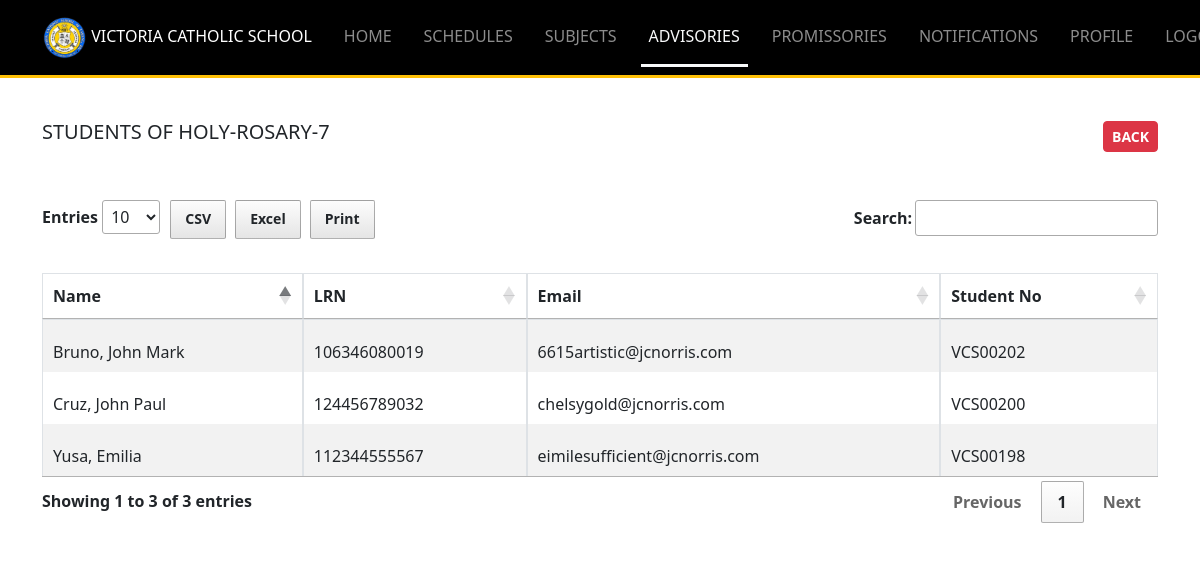
/Resources/views/teacher/advisory_students.php?id=28 (signed in), run on the app's committed database.
### tables this page shows
CREATE TABLE `sections` (
  `id` int(11) NOT NULL,
  `name` varchar(255) DEFAULT NULL,
  `grade` enum('7','8','9','10','SECTION') DEFAULT NULL,
  `advisory_teacher_id` int(11) NOT NULL DEFAULT 0,
  `created_at` timestamp NOT NULL DEFAULT current_timestamp(),
  `updated_at` timestamp NOT NULL DEFAULT current_timestamp() ON UPDATE current_timestamp()
);

CREATE TABLE `users` (
  `id` int(11) NOT NULL,
  `role` varchar(255) DEFAULT NULL,
  `school_number` varchar(255) DEFAULT NULL,
  `first_name` varchar(255) DEFAULT NULL,
  `middle_name` varchar(255) DEFAULT NULL,
  `last_name` varchar(255) DEFAULT NULL,
  `email` varchar(255) DEFAULT NULL,
  `phone` varchar(20) DEFAULT NULL,
  `lrn` varchar(20) DEFAULT NULL,
  `is_locked` tinyint(1) DEFAULT 0,
  `login_attempts` int(11) NOT NULL DEFAULT 0,
  `gender` enum('Male','Female') DEFAULT NULL,
  `birthday` date DEFAULT NULL,
  `street_no` varchar(100) DEFAULT NULL,
  `street` varchar(255) DEFAULT NULL,
  `village` varchar(500) DEFAULT NULL,
  `barangay` varchar(255) DEFAULT NULL,
  `city_municipality` varchar(500) DEFAULT NULL,
  `province` varchar(255) DEFAULT NULL,
  `zip_code` varchar(100) DEFAULT NULL,
  `occupation` varchar(255) DEFAULT NULL,
  `guardian_type` enum('mother','father','guardian') DEFAULT NULL,
  `password` varchar(255) DEFAULT NULL,
  `remember_token` varchar(100) DEFAULT NULL,
  `created_at` timestamp NOT NULL DEFAULT current_timestamp(),
  `updated_at` timestamp NOT NULL DEFAULT current_timestamp() ON UPDATE current_timestamp()
);

### Backend-routes/teacher/includes_get_class_students_route.php (called while the page is built, shortened)
<?php
try {
    require_once $_SERVER['DOCUMENT_ROOT']."/Middleware/CheckIfTeacher.php";
    $fileName = "Location: advisories.php";
    require_once $_SERVER['DOCUMENT_ROOT']."/Backend-routes/admin/includes_user_checker_router.php";
    $stmt = $conn->prepare("
    SELECT sections.*, users.first_name, users.last_name
    FROM sections LEFT JOIN users ON sections.advisory_teacher_id = users.id
    WHERE sections.id = ?");
    $stmt->bind_param("i", $accountID);
    $stmt->execute();
    $result = $stmt->get_result();
    $section = $result->fetch_assoc();
    $role = 'student';
    $stmt = $conn->prepare("
    SELECT users.* FROM users
    LEFT JOIN student_sections ON users.id = student_sections.student_id
    WHERE users.role = ? AND student_sections.section_id = ?");
    $stmt->bind_param("si", $role, $accountID);
    $stmt->execute();
    $students = $stmt->get_result();
} catch (Exception $e) {
    errorSender('error '.$e->getMessage(), $fileName);
}
?>

### Backend-routes/admin/includes_user_checker_router.php (called while the page is built, shortened)
<?php
function isGETID() {
    $accountID = $_GET['id'];
}

### Resources/views/teacher/advisory_students.php (the view, shortened to what this page needs)
<?php
require_once $_SERVER['DOCUMENT_ROOT']."/Middleware/CheckIfTeacher.php";
require_once $_SERVER['DOCUMENT_ROOT']."/Backend-routes/teacher/includes_get_class_students_route.php";
require_once "../includes/header_layout.php";
function convertTxt($string = null){
  return $string == null ? '' : ucwords(strtolower($string));
}
?>
<body>
    <?php
        include "includes/navbar.php";
     ?>
     <div class="container mt-5">
        <div class="d-flex justify-content-between align-items-center mb-5">
            <div>
                <h5 >STUDENTS OF <?php echo $section['name']."-".$section['grade'] ?> </h5>
            </div>
            <div class="btn-group">
                <a href="advisories.php" class="btn btn-sm btn-danger fw-bold">BACK</a>
            </div>
        </div>
           <div class="table-responsive">
              <table class="table table-bordered table-striped"  id="sectionsTable">
                <thead>
                  <tr>
                    <th scope="col">Name</th>
                    <th scope="col">LRN</th>
                    <th scope="col">Email</th>
                    <th scope="col">Student No</th>
                  </tr>
                </thead>
                <tbody id="tbody-sections">
                <?php
                  foreach($students as $student){
                    echo "
                      <tr>
                          <td>".convertTxt($student['last_name'].', '.$student['first_name'])."</td>
                          <td>{$student['lrn']}</td>
                          <td>{$student['email']}</td>
                          <td>VCS00{$student['id']}</td>
                      </tr>
                  ";
                  }
                ?>
                </tbody>
              </table>
           </div>
     </div>
</body>
<?php
	require_once "../includes/includes_scripts.php";
?>

### Resources/css/style.css (style rules this page uses)
th, td { white-space: nowrap !important; }
tr td { padding-top: 20px !important; }
table { width: 100% !important; border-top: 1px solid black; }

### data on the page
sections: name "HOLY-ROSARY", grade "7"
users: last_name+first_name "Yusa, Emilia", lrn "112344555567", email "eimilesufficient@jcnorris.com", id "198"
users: last_name+first_name "Cruz, John Paul", lrn "124456789032", email "chelsygold@jcnorris.com", id "200"
users: last_name+first_name "Bruno, John Mark", lrn "106346080019", email "6615artistic@jcnorris.com", id "202"
